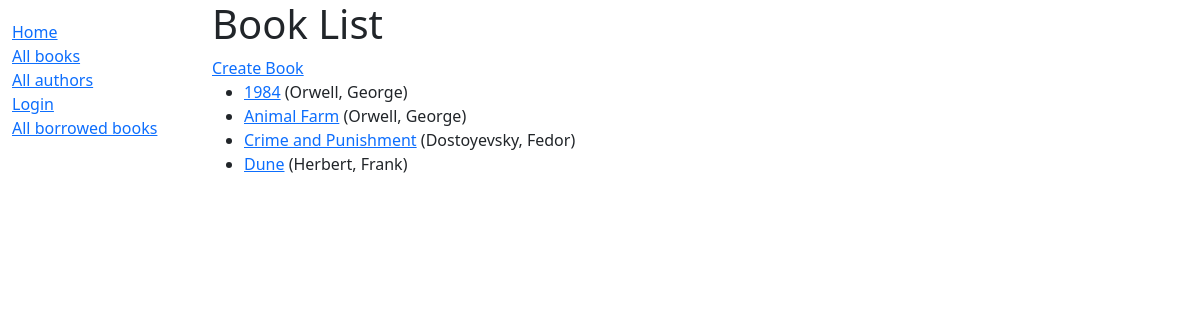
Before: /catalog/books/ with the older database file.
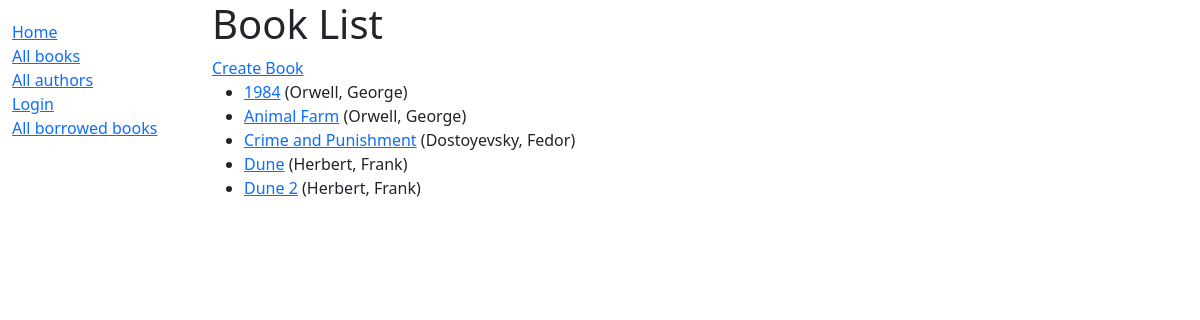
After: the same page with the newer database file.
### catalog/models.py (models this page shows, shortened)
class Book(models.Model):
    title = models.CharField(max_length=200)
    author = models.ForeignKey('Author', on_delete=models.SET_NULL, null=True)
    summary = models.TextField(max_length=1000, help_text="Enter a brief description of the book", blank=True)
    isbn = models.CharField('ISBN', max_length=13, help_text='13 Character <a href="https://www.isbn-international.org/content/what-isbn">ISBN number</a>')
    genre = models.ManyToManyField(Genre, help_text="Select a genre for this book")
    language = models.ForeignKey('Language', on_delete=models.SET_NULL, null=True)
    def get_absolute_url(self):
        return reverse('book-detail', args=[str(self.id)])

class Author(models.Model):
    objects = None
    first_name = models.CharField(max_length=100)
    last_name = models.CharField(max_length=100)
    date_of_birth = models.DateField(null=True, blank=True)
    def __str__(self):
        return '%s, %s' % (self.last_name, self.first_name)

### catalog/views.py (the view)
# urls.py: path('books/', views.BookListView.as_view(), name='books'),
class BookListView(generic.ListView):
    model = Book
    paginate_by = 10

### catalog/templates/catalog/book_list.html
{% extends "base_generic.html" %}
{%block content %}
    <h1>Book List</h1>
    <a href="{% url 'book-create' %}">Create Book</a>
    {% if book_list %}
    <ul>
        {% for book in book_list %}
        <li>
            <a href="{{ book.get_absolute_url }}">{{ book.title }}</a>
            ({{ book.author }})
        </li>
        {% endfor %}
    </ul>
        {% else %}
            <p>There are no books in the library</p>
        {% endif %}
{% endblock %}

### catalog/templates/base_generic.html (shortened to what this page needs)
<!DOCTYPE html>
<html lang="en">
<head>
    <link href="https://cdn.jsdelivr.net/npm/bootstrap@5.1.3/dist/css/bootstrap.min.css" rel="stylesheet">
    {% load static %}
    <link rel="stylesheet" href="{%static 'css/styles.css' %}" />
</head>
<body>
    <div class="container-fluid">
        <div class="row">
            <div class="col-sm-2">
                {% block sidebar %}
                <ul class="sidebar-nav">
                    <li><a href="{% url 'index' %}">Home</a></li>
                    <li><a href="{% url 'books' %}">All books</a></li>
                    <li><a href="{% url 'authors' %}">All authors</a></li>
                    {% if user.is_authenticated %}
                     <li>User: {{ user.get_username }}</li>
                     <li><a href="{% url 'my_borrowed' %}">Borrowed books</a></li>
                     <li><a href="{% url 'logout' %}?next={{ request.path }}">Logout</a></li>
                    {% else %}
                     <li><a href="{% url 'login' %}?next={{ request.path }}">Login</a></li>
                    {% endif %}
                    <li><a href="{% url 'all_borrowed' %}">All borrowed books</a></li>
                </ul>
                {% endblock %}
            </div>
            <div class="col-sm-10">
                {% block content %}
                {% endblock %}
            </div>
        </div>
    </div>
</body>
</html>

### catalog/static/css/styles.css (style rules this page uses)
.sidebar-nav { margin-top: 20px; padding: 0; list-style: none; }

Changed rows visible on the page:
added Book: title "Dune 2", author "Herbert, Frank"
